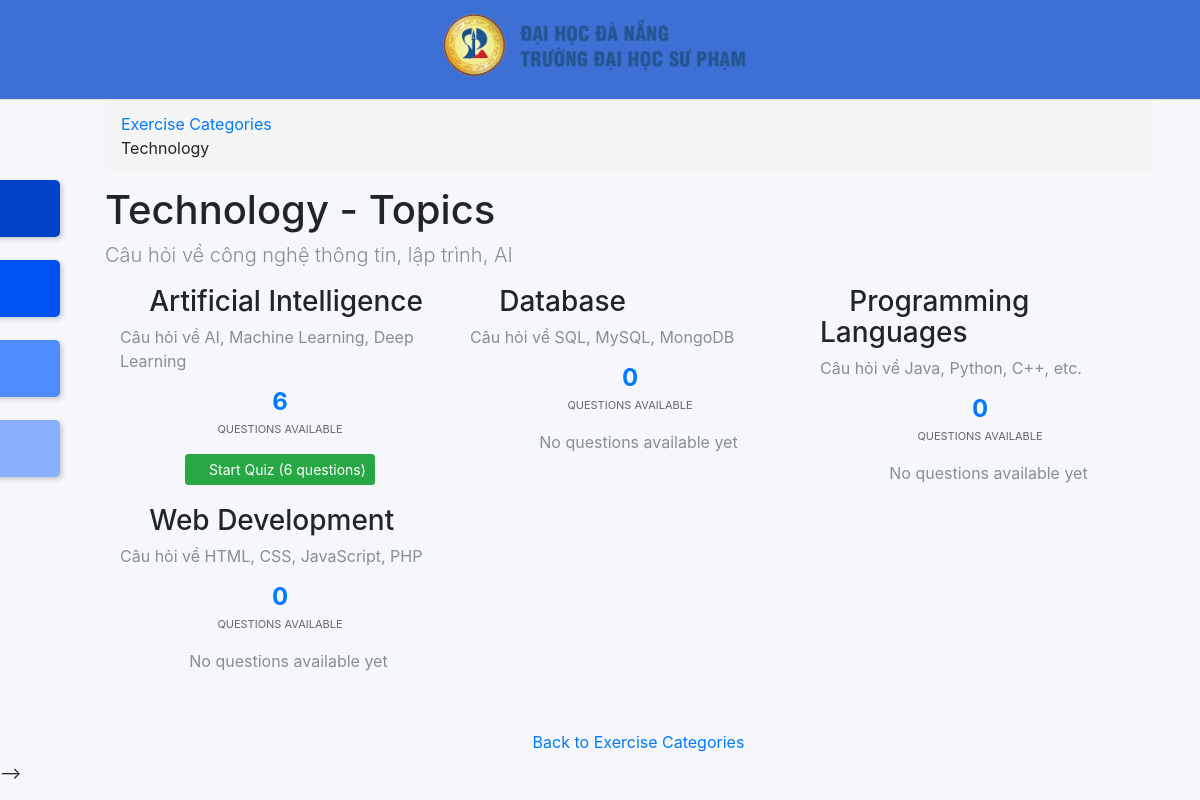
Page /index.php?q=topics&category=1 (signed in) on the committed database.
### tables this page shows
CREATE TABLE `tblcategories` (
  `CategoryID` int(11) NOT NULL,
  `CategoryName` varchar(100) NOT NULL,
  `CategoryDescription` text DEFAULT NULL,
  `CreatedAt` datetime DEFAULT current_timestamp(),
  `IsActive` tinyint(1) DEFAULT 1
);

CREATE TABLE `tbltopics` (
  `TopicID` int(11) NOT NULL,
  `CategoryID` int(11) NOT NULL,
  `TopicName` varchar(100) NOT NULL,
  `TopicDescription` text DEFAULT NULL,
  `CreatedAt` datetime DEFAULT current_timestamp(),
  `IsActive` tinyint(1) DEFAULT 1
);

### index.php (called while the page is built, shortened)
<?php
require_once("navigation/navigations.php");
?>

### include/database.php (called while the page is built, shortened)
<?php
class Database {
	var $sql_string = '';
	private $conn;
	public function open_connection() {
		$this->conn = mysqli_connect(server,user,pass);
		if(!$this->conn){
			echo "Problem in database connection! Contact administrator!";
			exit();
		}else{
			$db_select = mysqli_select_db($this->conn,database_name);
		}
	}
	function setQuery($sql='') {
		$this->sql_string=$sql;
	}
	function executeQuery() {
		$result = mysqli_query($this->conn,$this->sql_string);
		return $result;
	}
	private function confirm_query($result) {
		return $result;
	}
	function loadResultList( $key='' ) {
		$cur = $this->executeQuery();
		$array = array();
		while ($row = mysqli_fetch_object($cur)) {
			if ($key) {
				$array[$row->$key] = $row;
			} else {
				$array[] = $row;
			}
		}
		return $array;
	}
	function loadSingleResult() {
		$cur = $this->executeQuery();
		while ($row = mysqli_fetch_object($cur)) {
		return $data = $row;
		}
	}
}
$mydb = new Database();
?>

### topics.php (the view, shortened to what this page needs)
<?php
$categoryId = isset($_GET['category']) ? (int)$_GET['category'] : 0;
$sql = "SELECT * FROM tblcategories WHERE CategoryID = {$categoryId} AND IsActive = 1";
$mydb->setQuery($sql);
$category = $mydb->loadSingleResult();
?>
<div class="row">
    <div class="col-lg-12">
        <ol class="breadcrumb">
            <li><a href="index.php?q=categories">Exercise Categories</a></li>
            <li class="active"><?php echo $category->CategoryName; ?></li>
        </ol>
        <h1><?php echo $category->CategoryName; ?> - Topics</h1>
        <?php if ($category->CategoryDescription): ?>
            <p class="lead text-muted"><?php echo $category->CategoryDescription; ?></p>
        <?php endif; ?>
    </div>
</div>
<div class="col-lg-12">
    <div class="row">
        <?php
        $sql = "SELECT t.*, COUNT(e.ExerciseID) as QuestionCount
                FROM tbltopics t
                LEFT JOIN tblexercise e ON t.TopicID = e.TopicID
                WHERE t.CategoryID = {$categoryId} AND t.IsActive = 1
                GROUP BY t.TopicID
                ORDER BY t.TopicName";
        $mydb->setQuery($sql);
        $topics = $mydb->loadResultList();
        foreach ($topics as $topic) {
        ?>
        <div class="col-md-4 col-sm-6" style="margin-bottom: 20px;">
            <div class="panel panel-info">
                <div class="panel-heading">
                    <h3 class="panel-title">
                        <i class="fa fa-tag"></i> <?php echo $topic->TopicName; ?>
                    </h3>
                </div>
                <div class="panel-body">
                    <?php if ($topic->TopicDescription): ?>
                        <p class="text-muted"><?php echo $topic->TopicDescription; ?></p>
                    <?php endif; ?>
                    <div class="text-center">
                        <h4 class="text-primary"><?php echo $topic->QuestionCount; ?></h4>
                        <small>Questions Available</small>
                    </div>
                    <div class="text-center" style="margin-top: 15px;">
                        <?php if ($topic->QuestionCount > 0): ?>
                            <a href="index.php?q=question&topic=<?php echo $topic->TopicID; ?>"
                               class="btn btn-success btn-sm">
                                <i class="fa fa-play"></i> Start Quiz (<?php echo $topic->QuestionCount; ?> questions)
                            </a>
                        <?php else: ?>
                            <span class="text-muted">
                                <i class="fa fa-info-circle"></i> No questions available yet
                            </span>
                        <?php endif; ?>
                    </div>
                </div>
            </div>
        </div>
        <?php } ?>
    </div>
    <div class="text-center" style="margin-top: 30px;">
        <a href="index.php?q=categories" class="btn btn-default">
            <i class="fa fa-arrow-left"></i> Back to Exercise Categories
        </a>
    </div>
</div>

### navigation/navigations.php (style rules this page uses)
body { background: #f5f7fb; }

### topics.php (style rules this page uses)
.panel { transition: transform 0.3s ease, box-shadow 0.3s ease; }
.panel-body h4 { margin: 0; font-weight: bold; }
.panel-body small { color: #666; text-transform: uppercase; font-size: 11px; }
.breadcrumb { background-color: #f5f5f5; border-radius: 4px; }

### rows in the picture
tblcategories: CategoryName "Technology", CategoryDescription "Câu hỏi về công nghệ thông tin, lập trình, AI"
tbltopics: TopicName "Artificial Intelligence", TopicDescription "Câu hỏi về AI, Machine Learning, Deep Learning", QuestionCount "6"
tbltopics: TopicName "Database", TopicDescription "Câu hỏi về SQL, MySQL, MongoDB", QuestionCount "0", shows "No questions available yet"
tbltopics: TopicName "Programming Languages", TopicDescription "Câu hỏi về Java, Python, C++, etc.", QuestionCount "0", shows "No questions available yet"
tbltopics: TopicName "Web Development", TopicDescription "Câu hỏi về HTML, CSS, JavaScript, PHP", QuestionCount "0", shows "No questions available yet"
